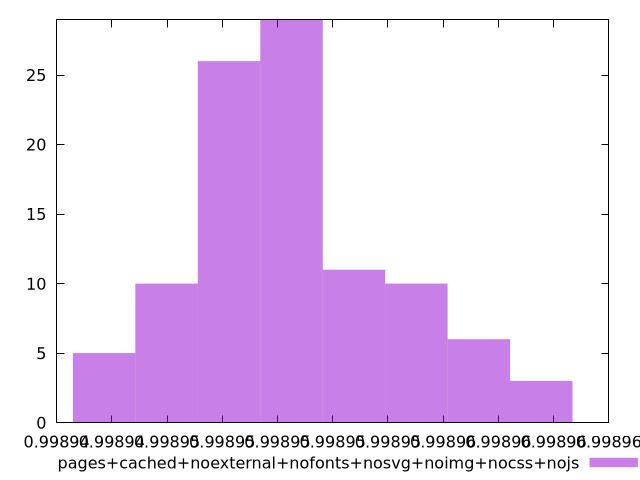

This chart was generated by the following gnuplot code:
$_pagesCachedNoexternalNofontsNosvgNoimgNocssNojs <<EOF
0.9989482438639469 26
0.9989550285224701 10
0.998950505416788 29
0.9989595516281521 3
0.9989572900753111 6
0.9989437207582649 5
0.998952766969629 11
0.9989459823111059 10
EOF
set key outside below
set terminal pngcairo
set output "report_00004_2020-11-02T20-21-41.718Z/interactive/pages+cached+noexternal+nofonts+nosvg+noimg+nocss+nojs//hist.png"
set yrange [0:29]
set boxwidth 0.0000022615528410422856
set style fill transparent solid 0.5 noborder
plot $_pagesCachedNoexternalNofontsNosvgNoimgNocssNojs title "pages+cached+noexternal+nofonts+nosvg+noimg+nocss+nojs" with boxes ,
